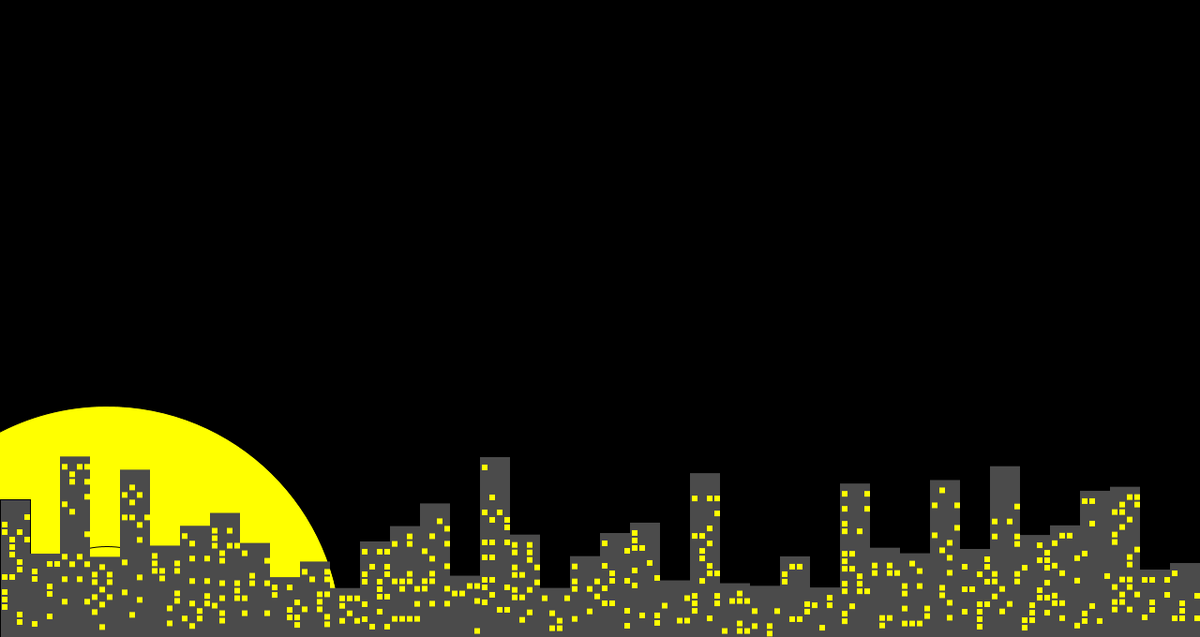
Frame 1 (no input)
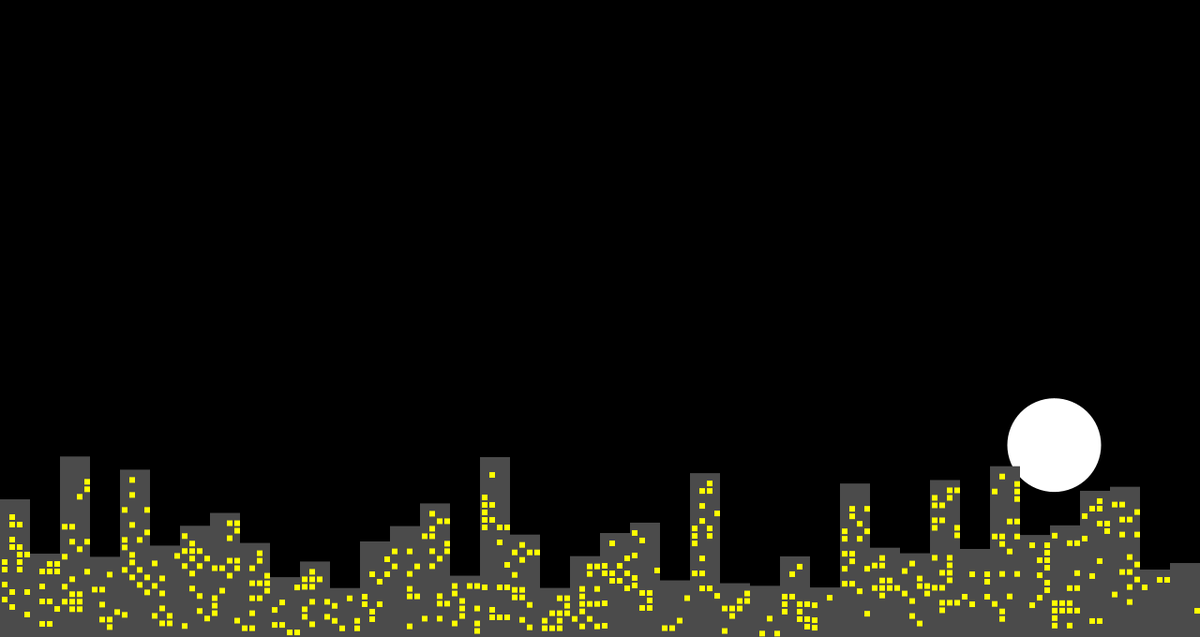
Frame 60 (the mouse pressed at the canvas centre just before this capture)
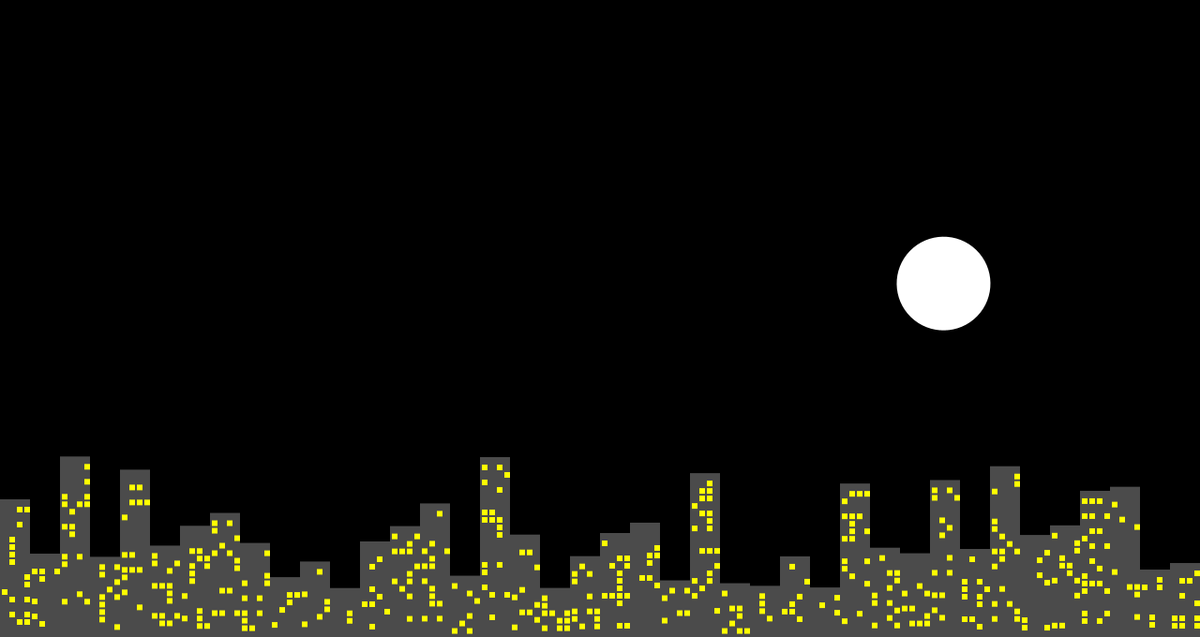
Frame 120 (the mouse held since frame 60 and released just before this capture)

The Processing sketch that drew these frames (run headless with seeded random() and noise(); from frame 60 on, the mouse is pressed at the canvas centre):

// Processing sketch: mesto
// ── mesto.pde
int buildings = 40;
float[] heights = new float[buildings];
//int[] windows = new int[];
float bWidth = 32;
int r;
void setup() {
  size(1280, 680);
  background(0);
  for (int i=0; i<buildings; i++) {
    heights[i] = random(50, 200);
  }
}

void draw() {
  moon();
  for (int i=0; i<buildings; i++) {
    float num = heights[i];
    fill(75);
    rect(i*bWidth, height-num, bWidth, num);

    for (int j=0; j<4; j++) {
      for (int k=1; k<num/9; k++) {
        //if (frameCount%100 == 0) {
        r = (int)random(0, 4);
        //}
        noStroke();
        if (r==j) {
          fill(#ffff00);
        } else {
          fill(75);
        }

        rect((2+bWidth*i)+j*8, (height-num)+(k*8), 6, 6);
      }
    }
  }
  
  
}

void moon() {
  int offset = 100;
  //fill(0);
  //rect(0,0,width, height);
  background(0);
  
  pushMatrix();
  
  translate(width/2, height);
  rotate(-frameCount/150.0);
  fill(255);  
  ellipse(width/3+offset, 0, 100, 100);
  
  fill(#ffff00);
  //filter(BLUR, 5);
  ellipse(-width/3-offset, 0, 500, 500);
  //filter(BLUR, 0);
  ellipse(-width/3-offset, 0, 200, 200);
  fill(0);  
  popMatrix();
}
